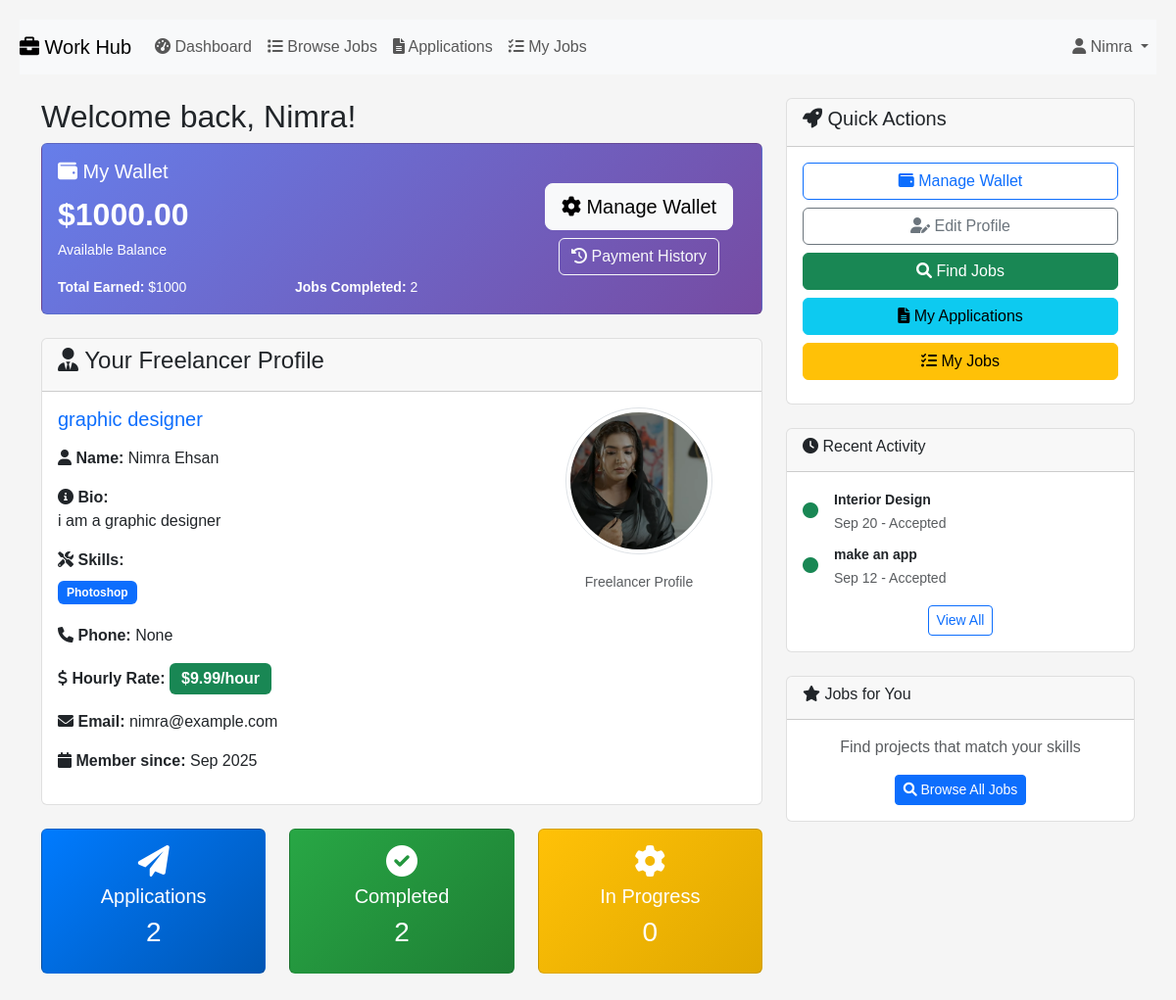
The page /dashboard/ (signed in) on the database its author committed.
### accounts/models.py (models this page shows, shortened)
class FreelancerProfile(models.Model):
    profile = models.OneToOneField(Profile, on_delete=models.CASCADE)
    first_name = models.CharField(max_length=100, default='Unknown')
    last_name = models.CharField(max_length=100, default='User')
    title = models.CharField(max_length=100)
    bio = models.TextField()
    skills = models.CharField(max_length=250)
    phone_number = models.CharField(max_length=20, blank=True, null=True)
    hourly_rate = models.DecimalField(max_digits=6, decimal_places=2, null=True, blank=True)
    profile_picture = models.ImageField(upload_to="profile_pics/", blank=True, null=True)

### payments/models.py (models this page shows, shortened)
class Wallet(models.Model):
    user = models.OneToOneField(User, on_delete=models.CASCADE, related_name='wallet')
    balance = models.DecimalField(max_digits=10, decimal_places=2, default=0.00)
    created_at = models.DateTimeField(auto_now_add=True)
    updated_at = models.DateTimeField(auto_now=True)

### jobs/models.py (models this page shows, shortened)
class Application(models.Model):
    STATUS_CHOICES = [
        ('pending', 'Pending'),
        ('accepted', 'Accepted'),
        ('declined', 'Declined'),
    ]
    job = models.ForeignKey(Job, on_delete=models.CASCADE, related_name='applications')
    freelancer = models.ForeignKey(User, on_delete=models.CASCADE)
    cover_letter = models.TextField()
    proposed_budget = models.DecimalField(max_digits=10, decimal_places=2)
    estimated_duration = models.CharField(max_length=100)
    status = models.CharField(max_length=20, choices=STATUS_CHOICES, default='pending')
    applied_at = models.DateTimeField(auto_now_add=True)
    class Meta:
        unique_together = ['job', 'freelancer']
        ordering = ['-applied_at']

class Job(models.Model):
    CATEGORY_CHOICES = [
        ('web_dev', 'Web Development'),
        ('mobile_dev', 'Mobile Development'),
        ('design', 'Design'),
        ('writing', 'Writing'),
        ('marketing', 'Marketing'),
        ('data_entry', 'Data Entry'),
        ('other', 'Other'),
    ]
    STATUS_CHOICES = [
        ('open', 'Open'),
        ('in_progress', 'In Progress'),
        ('completed', 'Completed'),
        ('cancelled', 'Cancelled'),
    ]
    title = models.CharField(max_length=200)
    description = models.TextField()
    category = models.CharField(max_length=20, choices=CATEGORY_CHOICES)
    budget = models.DecimalField(max_digits=10, decimal_places=2)
    deadline = models.DateField()
    status = models.CharField(max_length=20, choices=STATUS_CHOICES, default='open')
    client = models.ForeignKey(User, on_delete=models.CASCADE, related_name='posted_jobs')
    freelancer = models.ForeignKey(User, on_delete=models.SET_NULL, null=True, blank=True, related_name='assigned_jobs')
    created_at = models.DateTimeField(auto_now_add=True)
    updated_at = models.DateTimeField(auto_now=True)
    class Meta:
        ordering = ['-created_at']

### accounts/views.py (the view, shortened to what this page needs)
# urls.py: path("dashboard/", views.dashboard, name="dashboard"),
@login_required
def dashboard(request):
    profile = Profile.objects.filter(user=request.user).first()
    if not profile or not profile.role:
        return redirect("register")
    wallet, created = Wallet.objects.get_or_create(user=request.user)
    if profile.role == "freelancer":
        freelancer_profile = FreelancerProfile.objects.filter(profile=profile).first()
        if not freelancer_profile:
            return redirect("setup_profile")
        total_applications = request.user.application_set.count()
        completed_jobs = request.user.assigned_jobs.filter(status='completed').count()
        in_progress_jobs = request.user.assigned_jobs.filter(status='in_progress').count()
        from payments.models import Payment
        total_earnings = Payment.objects.filter(
            to_user=request.user,
            status='completed',
            payment_type='job_payment'
        ).aggregate(total=models.Sum('amount'))['total'] or 0
        pending_earnings = Payment.objects.filter(
            to_user=request.user,
            status='on_hold',
            payment_type='job_payment'
        ).aggregate(total=models.Sum('amount'))['total'] or 0
        skills_list = []
        if freelancer_profile.skills:
            skills_list = [skill.strip() for skill in freelancer_profile.skills.split(',') if skill.strip()]
        context = {
            'profile': profile,
            'freelancer_profile': freelancer_profile,
            'skills_list': skills_list,
            'total_applications': total_applications,
            'completed_jobs': completed_jobs,
            'in_progress_jobs': in_progress_jobs,
            'wallet': wallet,
            'total_earnings': total_earnings,
            'pending_earnings': pending_earnings,
        }
        return render(request, "accounts/freelancer_dashboard.html", context)

### accounts/templates/accounts/freelancer_dashboard.html (shortened to what this page needs)
{% extends "accounts/layout1.html" %}
{% block body %}
<div class="container mt-4">
  <div class="row">
    <div class="col-md-8">
      <h2>Welcome back, {{ freelancer_profile.first_name }}!</h2>
      <div class="card mb-4" style="background: linear-gradient(135deg, #667eea 0%, #764ba2 100%); color: white;">
        <div class="card-body">
          <div class="row align-items-center">
            <div class="col-md-8">
              <h5><i class="fas fa-wallet"></i> My Wallet</h5>
              <div style="font-size: 2em; font-weight: bold;">${{ wallet.balance }}</div>
              <small>Available Balance</small>
              <div class="row mt-3 small">
                <div class="col-6">
                  <strong>Total Earned:</strong> ${{ total_earnings }}
                </div>
                <div class="col-6">
                  <strong>Jobs Completed:</strong> {{ completed_jobs }}
                </div>
              </div>
            </div>
            <div class="col-md-4 text-center">
              <a href="{% url 'payments:wallet' %}" class="btn btn-light btn-lg mb-2">
                <i class="fas fa-cog"></i> Manage Wallet
              </a>
              <br>
              <a href="{% url 'payments:payment_history' %}" class="btn btn-outline-light">
                <i class="fas fa-history"></i> Payment History
              </a>
            </div>
          </div>
        </div>
      </div>
      <div class="card">
        <div class="card-header">
          <h4><i class="fas fa-user-tie"></i> Your Freelancer Profile</h4>
        </div>
        <div class="card-body">
          <div class="row">
            <div class="col-md-8">
              <div class="mb-3">
                <h5 class="text-primary">{{ freelancer_profile.title }}</h5>
              </div>
              <div class="mb-3">
                <strong><i class="fas fa-user"></i> Name:</strong>
                {{ freelancer_profile.first_name }} {{ freelancer_profile.last_name }}
              </div>
              <div class="mb-3">
                <strong><i class="fas fa-info-circle"></i> Bio:</strong>
                <p class="mb-2">{{ freelancer_profile.bio }}</p>
              </div>
              <div class="mb-3">
                <strong><i class="fas fa-tools"></i> Skills:</strong>
                <div class="mt-2">
                  {% for skill in skills_list %}
                    <span class="badge bg-primary me-1 mb-1">{{ skill|title }}</span>
                  {% empty %}
                    <span class="text-muted">No skills listed</span>
                  {% endfor %}
                </div>
              </div>
              {% if freelancer_profile.phone_number %}
                <div class="mb-3">
                  <strong><i class="fas fa-phone"></i> Phone:</strong>
                  {{ freelancer_profile.phone_number }}
                </div>
              {% endif %}
              <div class="mb-3">
                <strong><i class="fas fa-dollar-sign"></i> Hourly Rate:</strong>
                <span class="badge bg-success fs-6">${{ freelancer_profile.hourly_rate }}/hour</span>
              </div>
              <div class="mb-3">
                <strong><i class="fas fa-envelope"></i> Email:</strong>
                {{ user.email }}
              </div>
              <div class="mb-3">
                <strong><i class="fas fa-calendar"></i> Member since:</strong>
                {{ user.date_joined|date:"M Y" }}
              </div>
            </div>
            <div class="col-md-4 text-center">
              {% if freelancer_profile.profile_picture %}
                <img src="{{ freelancer_profile.profile_picture.url }}" alt="Profile"
                     class="img-thumbnail rounded-circle mb-3" style="width: 150px; height: 150px; object-fit: cover;">
              {% else %}
                <div class="bg-secondary rounded-circle d-flex align-items-center justify-content-center mb-3"
                     style="width: 150px; height: 150px; margin: 0 auto;">
                  <i class="fas fa-user fa-3x text-white"></i>
                </div>
              {% endif %}
              <div class="text-muted">
                <small>Freelancer Profile</small>
              </div>
            </div>
          </div>
        </div>
      </div>
      <div class="row mt-4">
        <div class="col-md-4">
          <div class="card bg-primary text-white">
            <div class="card-body text-center">
              <i class="fas fa-paper-plane fa-2x mb-2"></i>
              <h5>Applications</h5>
              <h3>{{ total_applications|default:0 }}</h3>
            </div>
          </div>
        </div>
        <div class="col-md-4">
          <div class="card bg-success text-white">
            <div class="card-body text-center">
              <i class="fas fa-check-circle fa-2x mb-2"></i>
              <h5>Completed</h5>
              <h3>{{ completed_jobs|default:0 }}</h3>
            </div>
          </div>
        </div>
        <div class="col-md-4">
          <div class="card bg-warning text-white">
            <div class="card-body text-center">
              <i class="fas fa-cog fa-2x mb-2"></i>
              <h5>In Progress</h5>
              <h3>{{ in_progress_jobs|default:0 }}</h3>
            </div>
          </div>
        </div>
      </div>
    </div>
    <br>
    <div class="col-md-4">
      <div class="card">
        <div class="card-header">
          <h5><i class="fas fa-rocket"></i> Quick Actions</h5>
        </div>
        <div class="card-body">
          <a href="{% url 'payments:wallet' %}" class="btn btn-outline-primary mb-2 d-block">
            <i class="fas fa-wallet"></i> Manage Wallet
          </a>
          <a href="{% url 'edit_profile' %}" class="btn btn-outline-secondary mb-2 d-block">
            <i class="fas fa-user-edit"></i> Edit Profile
          </a>
          <a href="{% url 'job_list' %}" class="btn btn-success mb-2 d-block">
            <i class="fas fa-search"></i> Find Jobs
          </a>
          <a href="{% url 'applications' %}" class="btn btn-info mb-2 d-block">
            <i class="fas fa-file-alt"></i> My Applications
          </a>
          <a href="{% url 'my_jobs' %}" class="btn btn-warning mb-2 d-block">
            <i class="fas fa-tasks"></i> My Jobs
          </a>
        </div>
      </div>
      <div class="card mt-4">
        <div class="card-header">
          <h6><i class="fas fa-clock"></i> Recent Activity</h6>
        </div>
        <div class="card-body">
          {% if user.application_set.all %}
            {% for application in user.application_set.all|slice:":3" %}
              <div class="d-flex align-items-center mb-2">
                <div class="me-3">
                  {% if application.status == 'pending' %}
                    <i class="fas fa-circle text-warning"></i>
                  {% elif application.status == 'accepted' %}
                    <i class="fas fa-circle text-success"></i>
                  {% elif application.status == 'declined' %}
                    <i class="fas fa-circle text-danger"></i>
                  {% endif %}
                </div>
                <div class="flex-grow-1">
                  <small class="fw-bold">{{ application.job.title|truncatechars:25 }}</small>
                  <br>
                  <small class="text-muted">{{ application.applied_at|date:"M d" }} - {{ application.get_status_display }}</small>
                </div>
              </div>
            {% endfor %}
            <div class="text-center mt-3">
              <a href="{% url 'applications' %}" class="btn btn-sm btn-outline-primary">View All</a>
            </div>
          {% else %}
            <div class="text-center text-muted py-3">
              <i class="fas fa-info-circle"></i>
              <p class="mb-0">No applications yet</p>
              <small>Start applying to jobs!</small>
            </div>
          {% endif %}
        </div>
      </div>
      <div class="card mt-4">
        <div class="card-header">
          <h6><i class="fas fa-star"></i> Jobs for You</h6>
        </div>
        <div class="card-body">
          <div class="text-center">
            <p class="text-muted mb-3">Find projects that match your skills</p>
            <a href="{% url 'job_list' %}" class="btn btn-primary btn-sm">
              <i class="fas fa-search"></i> Browse All Jobs
            </a>
          </div>
        </div>
      </div>
    </div>
  </div>
</div>
{% endblock %}

### accounts/templates/accounts/layout1.html (shortened to what this page needs)
{% load static %}
<!DOCTYPE html>
<html lang="en">
    <head>
        <link href="https://cdn.jsdelivr.net/npm/bootstrap@5.3.3/dist/css/bootstrap.min.css" rel="stylesheet">
        <link href="{% static 'accounts/accounts.css' %}" rel="stylesheet">
        <link rel="stylesheet" href="https://cdnjs.cloudflare.com/ajax/libs/font-awesome/6.0.0/css/all.min.css">
    </head>
    <body>
        <nav class="navbar navbar-expand-lg navbar-light bg-light">
            <a class="navbar-brand" href="{% if user.is_authenticated %}{% url 'dashboard' %}{% else %}{% url 'login' %}{% endif %}">
                <i class="fas fa-briefcase"></i> Work Hub
            </a>
            <div class="collapse navbar-collapse" id="navbarNav">
                <ul class="navbar-nav me-auto">
                    {% if user.is_authenticated %}
                        <li class="nav-item">
                            <a class="nav-link" href="{% url 'dashboard' %}">
                                <i class="fas fa-tachometer-alt"></i> Dashboard
                            </a>
                        </li>
                        {% if user.profile.role == 'freelancer' %}
                        <li class="nav-item">
                            <a class="nav-link" href="{% url 'job_list' %}">
                                <i class="fas fa-list"></i> Browse Jobs
                            </a>
                        </li>
                        {% endif %}
                        <li class="nav-item">
                            <a class="nav-link" href="{% url 'applications' %}">
                                <i class="fas fa-file-alt"></i> Applications
                            </a>
                        </li>
                        <li class="nav-item">
                            <a class="nav-link" href="{% url 'my_jobs' %}">
                                <i class="fas fa-tasks"></i> My Jobs
                            </a>
                        </li>
                    {% endif %}
                </ul>
                <ul class="navbar-nav">
                    {% if user.is_authenticated %}
                        <li class="nav-item dropdown">
                            <a class="nav-link dropdown-toggle" href="#" id="navbarDropdown" role="button"
                               data-bs-toggle="dropdown" aria-expanded="false">
                                <i class="fas fa-user"></i> {{ user.username }}
                            </a>
                        </li>
                    {% endif %}
                </ul>
            </div>
        </nav>
        <div class="body">
            {% block body %}
            {% endblock %}
        </div>
    </body>
</html>

### rows shown on the page
FreelancerProfile: first_name "Nimra", title "graphic designer", last_name "Ehsan", bio "i am a graphic designer", skills_list "Photoshop", phone_number "None", hourly_rate "9.99", profile_picture (picture)
Wallet: balance "1000.00"
Application: job "Interior Design", applied_at "Sep 20", status "Accepted"
Application: job "make an app", applied_at "Sep 12", status "Accepted"

### other values the page prints
{{ user.username }} "Nimra"
{{ total_earnings }} "1000"
{{ completed_jobs }} "2"
{{ user.email }} "nimra@example.com"
{{ user.date_joined|date:"M Y" }} "Sep 2025"
{{ total_applications|default:0 }} "2"
{{ completed_jobs|default:0 }} "2"
{{ in_progress_jobs|default:0 }} "0"
